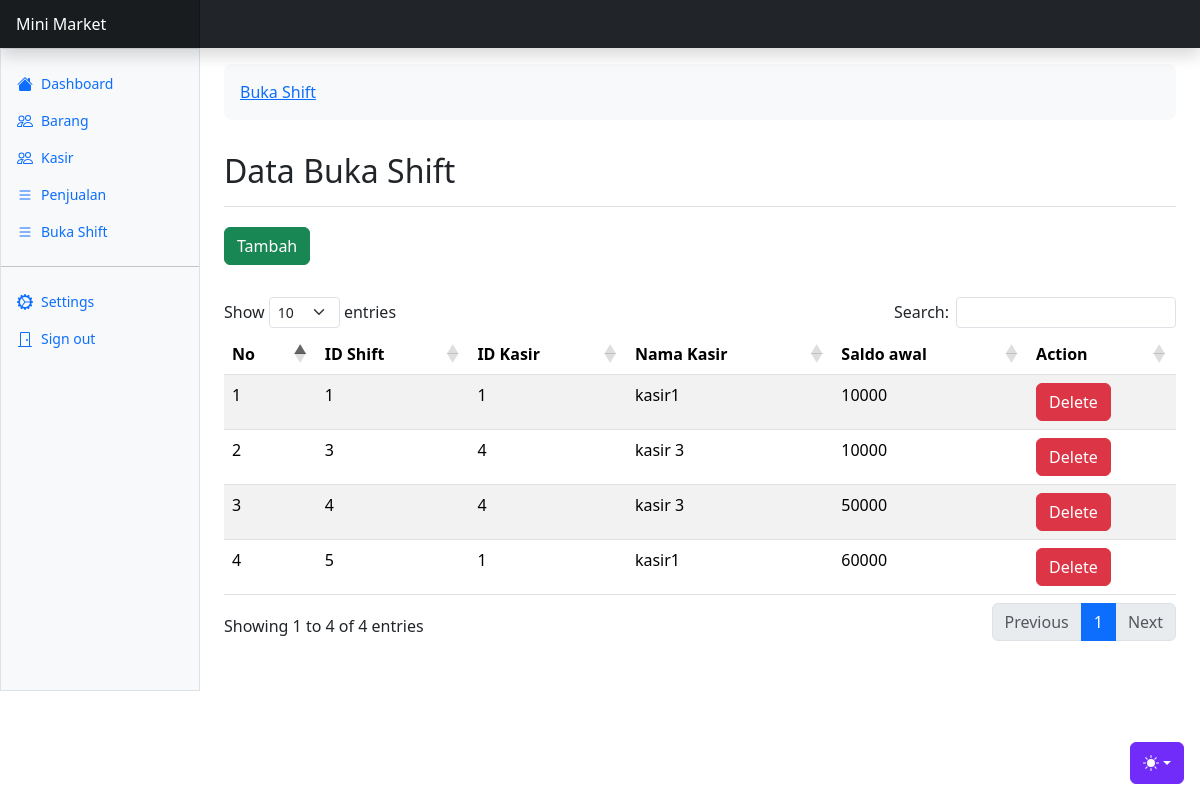
Page /bukashift/index.php (signed in) on the committed database.
### tables this page shows
CREATE TABLE `shift` (
  `id_shift` int(11) NOT NULL,
  `id_kasir` int(11) DEFAULT NULL,
  `saldo_awal` bigint(20) DEFAULT NULL,
  `jumlah_penjualan` bigint(20) DEFAULT NULL,
  `saldo_akhir` bigint(20) DEFAULT NULL,
  `waktu_buka` datetime NOT NULL DEFAULT current_timestamp(),
  `waktu_tutup` datetime DEFAULT NULL,
  `status` enum('aktif','tidak') DEFAULT NULL
);

CREATE TABLE `kasir` (
  `id_kasir` int(11) NOT NULL,
  `nama_kasir` varchar(30) DEFAULT NULL,
  `alamat` varchar(100) DEFAULT NULL,
  `no_tlp` bigint(20) DEFAULT NULL,
  `no_ktp` bigint(20) DEFAULT NULL,
  `username` varchar(100) DEFAULT NULL,
  `password` varchar(255) DEFAULT NULL
);

### bukashift/index.php (the view, shortened to what this page needs)
<?php
$database = new Database();
$db = $database->getConnection();
$query = "SELECT
            *
        FROM
            shift
        JOIN
            kasir ON shift.id_kasir = kasir.id_kasir
        ORDER BY
            shift.id_shift";
$result = $db->query($query);
require_once '../tamplate/header.php';
?>
<?php require_once '../tamplate/sidebar.php'; ?>
<main class="col-md-9 ms-sm-auto col-lg-10 px-md-4 mt-3">
    <nav aria-label="breadcrumb">
        <ol class="breadcrumb p-3 bg-body-tertiary rounded-3">
        <li class="breadcrumb-item active"><a href="<?php echo BASE_URL; ?>pelajaran">Buka Shift</a></li>
        </ol>
    </nav>
    <div class="d-flex justify-content-between flex-wrap flex-md-nowrap align-items-center pt-3 pb-2 mb-3 border-bottom">
        <h1 class="h2">Data Buka Shift</h1>
    </div>
    <h2><a href="create.php" class="btn btn-success">Tambah</a></h2><br>
    <div class="table-responsive">
        <table id="siswaTable" class="table table-striped dt-responsive nowrap" style="width:100%">
          <thead>
            <tr>
                <th>No</th>
                <th>ID Shift</th>
                <th>ID Kasir</th>
                <th>Nama Kasir</th>
                <th>Saldo awal</th>
                <th>Action</th>
            </tr>
        </thead>
        <tbody>
            <?php $i = "1"; if ($result->num_rows > 0): ?>
                <?php while ($row = $result->fetch_assoc()): ?>
                    <tr>
                        <td><?= $i++; ?></td>
                        <td><?= $row['id_shift']; ?></td>
                        <td><?= $row['id_kasir']; ?></td>
                        <td><?= $row['nama_kasir']; ?></td>
                        <td><?= $row['saldo_awal']; ?></td>
                        <td class="action-buttons">
                            <a href="delete.php?id_shift=<?= $row['id_shift']; ?>" class="btn btn-danger">Delete</a>
                        </td>
                    </tr>
                <?php endwhile; ?>
            <?php else: ?>
                <tr>
                    <td colspan="3">Tidak ada data kelas.</td>
                </tr>
            <?php endif; ?>
        </tbody>
        </table>
        <br><br>
    </div>
      </main>
    </div>
  </div>
  <?php
  require_once '../tamplate/footer.php';
  ?>

### tamplate/header.php (shortened to what this page needs)
<!doctype html>
<html lang="en" data-bs-theme="auto">
  <head><script src="<?php echo BASE_URL; ?>assets/js/color-modes.js"></script>
    <link rel="stylesheet" href="https://cdn.jsdelivr.net/npm/@docsearch/css@3">
<link href="<?php echo BASE_URL; ?>assets/dist/css/bootstrap.min.css" rel="stylesheet">
    <link href="https://cdn.jsdelivr.net/npm/bootstrap-icons@1.10.5/font/bootstrap-icons.min.css" rel="stylesheet">
    <link href="https://cdn.datatables.net/1.11.5/css/dataTables.bootstrap5.min.css" rel="stylesheet">
    <link href="https://cdn.datatables.net/responsive/2.2.9/css/responsive.bootstrap5.min.css" rel="stylesheet">
    <link href="<?php echo BASE_URL; ?>assets/css/dashboard.css" rel="stylesheet">
    <link href="<?php echo BASE_URL; ?>assets/css/breadcrumbs.css" rel="stylesheet">
  </head>
  <body>
    <div class="dropdown position-fixed bottom-0 end-0 mb-3 me-3 bd-mode-toggle">
      <button class="btn btn-bd-primary py-2 dropdown-toggle d-flex align-items-center"
              id="bd-theme"
              type="button"
              aria-expanded="false"
              data-bs-toggle="dropdown"
              aria-label="Toggle theme (auto)">
        <svg class="bi my-1 theme-icon-active" width="1em" height="1em"><use href="#circle-half"></use></svg>
      </button>
    </div>
<header class="navbar sticky-top bg-dark flex-md-nowrap p-0 shadow" data-bs-theme="dark">
  <a class="navbar-brand col-md-3 col-lg-2 me-0 px-3 fs-6 text-white" href="<?php echo BASE_URL; ?>">Mini Market</a>
</header>
<div class="container-fluid">
  <div class="row">
    <div class="sidebar border border-right col-md-3 col-lg-2 p-0 bg-body-tertiary">
      <div class="offcanvas-md offcanvas-end bg-body-tertiary" tabindex="-1" id="sidebarMenu" aria-labelledby="sidebarMenuLabel">

### tamplate/sidebar.php
    <div class="offcanvas-body d-md-flex flex-column p-0 pt-lg-3 overflow-y-auto">
        <ul class="nav flex-column">
        <li class="nav-item">
            <a class="nav-link d-flex align-items-center gap-2" aria-current="page" href="<?php echo BASE_URL; ?>">
            <svg class="bi"><use xlink:href="#house-fill"/></svg>
            Dashboard
            </a>
        </li>
        <li class="nav-item">
            <a class="nav-link d-flex align-items-center gap-2" href="<?php echo BASE_URL; ?>barang">
            <svg class="bi"><use xlink:href="#people"/></svg>
            Barang
            </a>
        </li>
        <li class="nav-item">
            <a class="nav-link d-flex align-items-center gap-2" href="<?php echo BASE_URL; ?>kasir">
            <svg class="bi"><use xlink:href="#people"/></svg>
            Kasir
            </a>
        </li>
        <li class="nav-item">
            <a class="nav-link d-flex align-items-center gap-2" href="<?php echo BASE_URL; ?>penjualan">
            <svg class="bi"><use xlink:href="#list"/></svg>
            Penjualan
            </a>
        </li>
        <li class="nav-item">
            <a class="nav-link d-flex align-items-center gap-2" href="<?php echo BASE_URL; ?>bukashift">
            <svg class="bi"><use xlink:href="#list"/></svg>
            Buka Shift
            </a>
        </li>
        </ul>
        <hr class="my-3">
        <ul class="nav flex-column mb-auto">
        <li class="nav-item">
            <a class="nav-link d-flex align-items-center gap-2" href="<?php echo BASE_URL; ?>/setting">
            <svg class="bi"><use xlink:href="#gear-wide-connected"/></svg>
            Settings
            </a>
        </li>
        <li class="nav-item">
            <a class="nav-link d-flex align-items-center gap-2" href="<?php echo BASE_URL; ?>logout.php">
            <svg class="bi"><use xlink:href="#door-closed"/></svg>
            Sign out
            </a>
        </li>
        </ul>
    </div>
    </div>
</div>

### tamplate/footer.php (shortened to what this page needs)
<script src="https://cdn.jsdelivr.net/npm/chart.js@4.3.2/dist/chart.umd.js"></script><script src="dashboard.js"></script></body>
</html>

### assets/css/dashboard.css (style rules this page uses)
.bi { display: inline-block; width: 1rem; height: 1rem; }
.sidebar .nav-link { font-size: .875rem; font-weight: 500; }
.navbar-brand { padding-top: .75rem; padding-bottom: .75rem; background-color: rgba(0, 0, 0, .25); box-shadow: inset -1px 0 0 rgba(0, 0, 0, .25); }

### tamplate/header.php (style rules this page uses)
.bi { vertical-align: -.125em; fill: currentColor; }
.btn-bd-primary { --bd-violet-bg: #712cf9; --bd-violet-rgb: 112.520718, 44.062154, 249.437846; --bs-btn-font-weight: 600; --bs-btn-color: var(--bs-white); --bs-btn-bg: var(--bd-violet-bg); --bs-btn-border-color: var(--bd-violet-bg); --bs-btn-hover-color: var(--bs-white); --bs-btn-hover-bg: #6528e0; --bs-btn-hover-border-color: #6528e0; --bs-btn-focus-shadow-rgb: var(--bd-violet-rgb); --bs-btn-active-color: var(--bs-btn-hover-color); --bs-btn-active-bg: #5a23c8; --bs-btn-active-border-color: #5a23c8; }
.bd-mode-toggle { z-index: 1500; }

### rows in the picture
shift: id_shift "1", id_kasir.id_kasir "1", id_kasir.nama_kasir "kasir1", saldo_awal "10000"
shift: id_shift "3", id_kasir.id_kasir "4", id_kasir.nama_kasir "kasir 3", saldo_awal "10000"
shift: id_shift "4", id_kasir.id_kasir "4", id_kasir.nama_kasir "kasir 3", saldo_awal "50000"
shift: id_shift "5", id_kasir.id_kasir "1", id_kasir.nama_kasir "kasir1", saldo_awal "60000"
